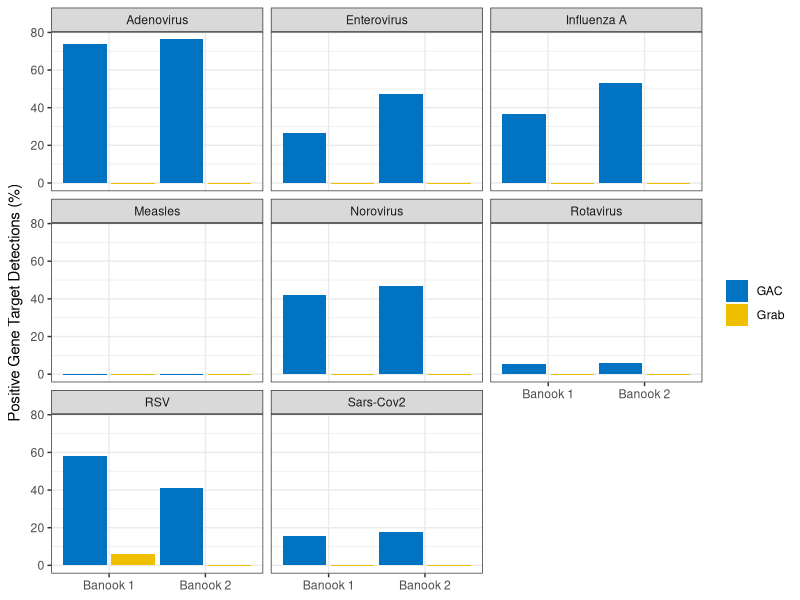

This chart was generated by the following R code: (Note: this script raises an error after producing the figure.)
rm(list = ls())
library(tidyverse)
library(ggtext)

data_cleaned <- read_csv("cleaned_data/data_cleaned.csv")

data_cleaned %>% 
  group_by(target, sample_id, adsorbent) %>% 
  summarise(freq_detect = 100*mean(detect)) %>% 
  ungroup() %>% 
  mutate(freq_detect = if_else(freq_detect == 0, -0.5, freq_detect)) %>% 
  
  ggplot(aes(sample_id, freq_detect, fill = adsorbent, group = target)) +
  geom_col(position = position_dodge2(preserve = "single"),
           width = 1) +
  ggsci::scale_fill_jco() +
  facet_wrap(vars(target)) +
  theme(legend.position = "bottom",
        axis.text.x = element_markdown()) +
  labs(x = NULL,
       y = expression(paste("Positive Gene Target Detections (%)")),
       fill = NULL) +
  theme_bw() 

ggsave(here::here("output/detection_frequency.png"), height = 8, width = 8, dpi = 300)

